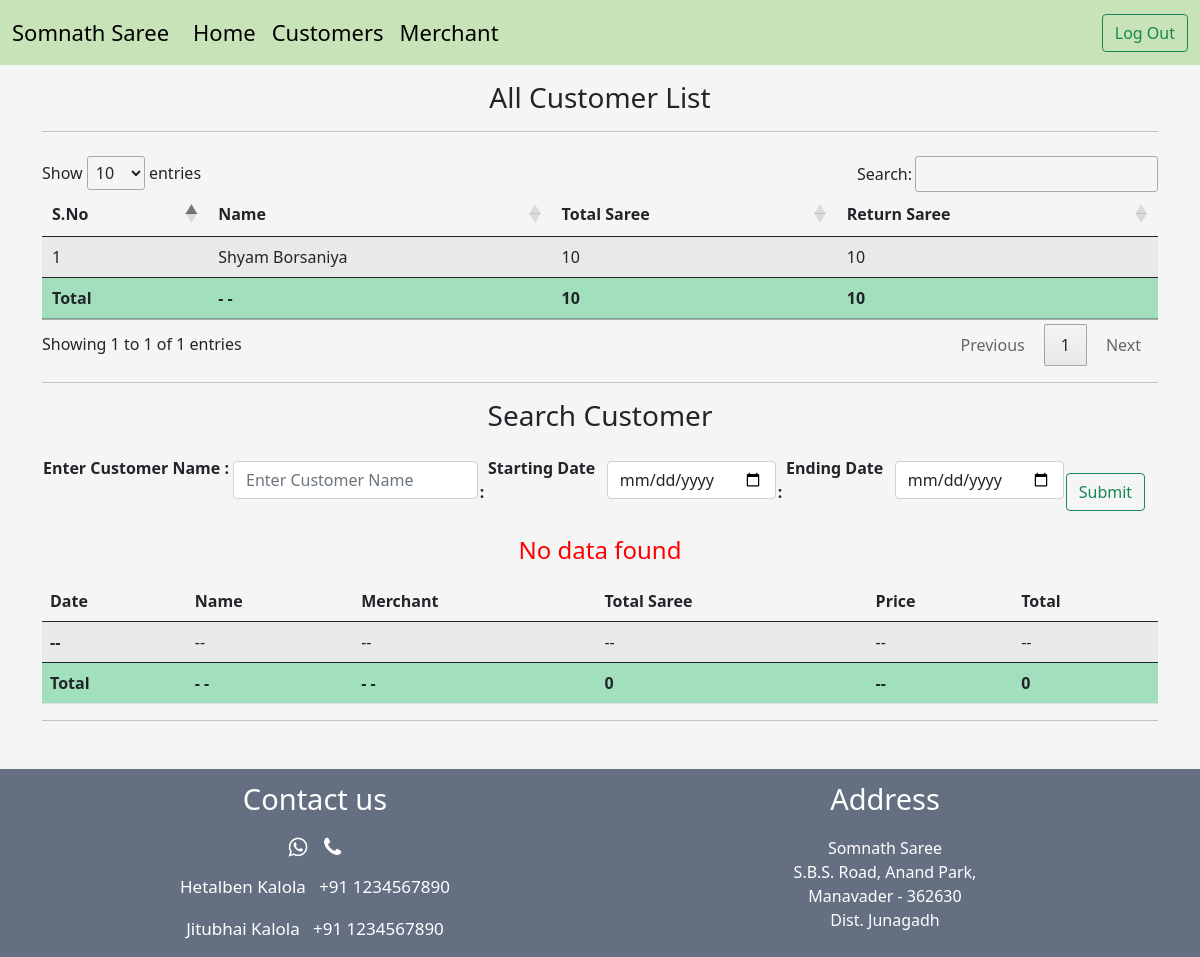
The app's page /all_customer.php (signed in) with its own data.
### tables this page shows
CREATE TABLE `customerlist` (
  `S.No` int(10) NOT NULL,
  `customer_name` varchar(100) NOT NULL,
  `total_saree` int(10) NOT NULL,
  `return_saree` int(10) NOT NULL,
  `customer_merchant_id` int(10) NOT NULL,
  `customer_merchant_name` text NOT NULL,
  `price` int(50) NOT NULL,
  `date` datetime NOT NULL DEFAULT current_timestamp()
);

### all_customer.php (the view, shortened to what this page needs)
<!doctype html>
<html lang="en">
<head>
    <link href="https://cdn.jsdelivr.net/npm/bootstrap@5.0.0-beta3/dist/css/bootstrap.min.css" rel="stylesheet"
>
    <link rel="stylesheet" href="https://cdn.jsdelivr.net/npm/bootstrap-icons@1.5.0/font/bootstrap-icons.css">
    <link rel="stylesheet" href="//cdn.datatables.net/1.10.24/css/jquery.dataTables.min.css">
</head>
<body id="index-body">
    <?php
        include 'conponments/_dbconnect.php';
        include 'conponments/_header.php';
    ?>
    <div class="container">
        <h3 class="text-center mt-3">All Customer List</h3>
        <hr class="mb-4">
        <table class="table table-striped" id="myTable">
            <thead>
                <tr>
                    <th scope="col">S.No</th>
                    <th scope="col">Name</th>
                    <th scope="col">Total Saree</th>
                    <th scope="col">Return Saree</th>
                </tr>
            </thead>
            <tbody >
                <?php
            $sql = "SELECT * FROM `customerlist`";
            $result = mysqli_query($conn, $sql);
            $sno = 0;
            $t_saree = 0;
            $r_saree = 0;
            while ($rows = mysqli_fetch_array($result))
            {
                $sno += 1;
                $t_saree += $rows['total_saree'];
                $r_saree += $rows['return_saree'];
                echo "<tr>
                      <td scope='row'>". $sno ."</td>
                      <td>". $rows['customer_name'] ."</td>
                      <td>". $rows['total_saree'] ."</td>
                      <td>". $rows['return_saree'] . "</td>
                    </tr>";
            }
            ?>
            </tbody>
                <?php
                    echo '<tr style="background-color:#ABEBC6">
                        <th>Total</th>
                        <th>- -</th>
                        <th>'.$t_saree.'</th>
                        <th>'.$r_saree.'</th>
                    </tr>';
                ?>
        </table>
    </div>
    <div class="container">
        <hr>
        <h3 class="text-center"> Search Customer</h3>
        <table class="mt-3">
            <tr>
                <td><b>Enter Customer Name : &nbsp;</b></td>
                <form action="/somnathsaree/all_customer.php" method="post">
                    <td>
                        <input type="text" class="form-control" placeholder="Enter Customer Name" name="SearchCustomer" id="searchCustomer" required>
                    </td>
                    <td><b>&nbsp; Starting Date :&nbsp;</b></td>
                    <td>
                        <input type="date" class="form-control" placeholder="Starting Date" name="StartingDate" id="StartingDate" required>
                    </td>
                    <td><b>&nbsp; Ending Date :&nbsp;</b></td>
                    <td>
                        <input type="date" class="form-control" placeholder="Ending Date" name="EndingDate" id="EndingDate" required>
                    </td>
                    <td>
                        <button type="submit" class="btn btn-outline-success">Submit</button>
                    </td>
                </form>
            </tr>
        </table>
        <table class="table table-striped mt-3">
            <thead>
                <tr>
                    <th scope="col">Date</th>
                    <th scope="col">Name</th>
                    <th scope="col">Merchant</th>
                    <th scope="col">Total Saree</th>
                    <th scope="col">Price</th>
                    <th scope="col">Total</th>
                </tr>
            </thead>
            <tbody>
                <?php
                    $customer = 'null';
                    $str_date = 'null';
                    $end_date = 'null';
                    $sql = "SELECT * FROM `customerlist` WHERE `customer_name` = '$customer' AND `date` BETWEEN '$str_date' AND '$end_date'";
                    $result = mysqli_query($conn, $sql);
                    $num = mysqli_num_rows($result);
                    $search_t_saree = 0;
                    $search_total = 0;
                    if ($num >0 )
                    {
                        while($rows = mysqli_fetch_array($result))
                        {
                            $maltipal =($rows['total_saree'])*($rows['price']);
                            $search_t_saree += $rows['total_saree'];
                            $search_total += $maltipal;
                            echo '<tr>
                            <td scope="row">'.date("d-m-y", strtotime($rows['date'])).'</td>
                            <td>'.$rows['customer_name'].'</td>
                            <td>'.$rows['customer_merchant_name'].'</td>
                            <td>'.$rows['total_saree'].'</td>
                            <td>'.$rows['price'].'</td>
                            <td><b>'.$maltipal.'</b></td>
                            </tr>';
                        }
                    }
                    else
                    {
                        echo '<tr>
                            <th scope="row">--</th>
                            <td>--</td>
                            <td>--</td>
                            <td>--</td>
                            <td>--</td>
                            <td>--</td>
                                <h4 class="text-center mt-4" style="color: red">No data found</h4>
                            </tr>';
                    }
                ?>
            </tbody>
                <?php
                    echo '<tr style="background-color:#ABEBC6">
                        <th>Total</th>
                        <th>- -</td>
                        <th>- -</td>
                        <th>'.$search_t_saree.'</th>
                        <th>--</th>
                        <th>'.$search_total.'</th>
                    </tr>';
                ?>
        </table>
        <hr class="mb-5">
    </div>
        <?php include 'conponments/_footer.php'; ?>
</body>
</html>

### css/all_style.css (style rules this page uses)
#index-body { background-color: #f5f5f5; }

### records on screen
customerlist: customer_name "Shyam Borsaniya", total_saree "10", return_saree "10"

### other values on screen
$t_saree "10"
$r_saree "10"
$search_t_saree "0"
$search_total "0"
